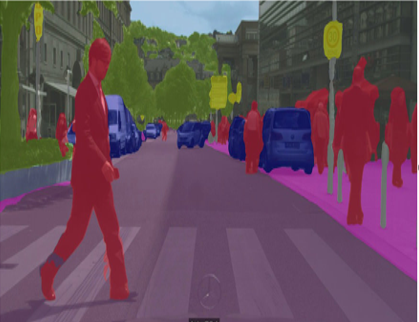
#> input picture CLASE5_PYTHONTEC/imagen.PNG, 419 x 322 px, found by its file name
$ python imagenes.py
#> lines starting #> are read from the running program, lines starting #| are printed output that depends on the picture
import numpy as np
import cv2
#leer o cargar una imagen
#en otro directorio
#img=cv2.imread("C:\\Users\\pdsjo\\Desktop\\imagen2\\imagen.png")
#en mi mismo proyecto o directorio
img=cv2.imread("imagen.png")
#> img is the input picture: shape (322, 419, 3); mean B, G, R 90.8, 77, 102.6
print(type(img))
#| <class 'numpy.ndarray'>
#realizar el cambio de escala de color
grises=cv2.cvtColor(img,cv2.COLOR_RGB2GRAY)
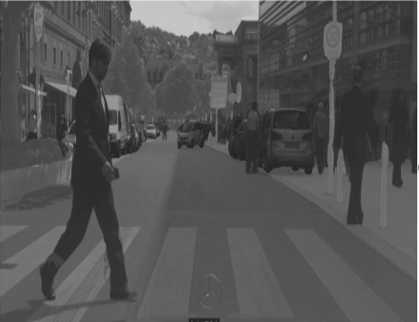
#> grises: shape (322, 419); min 31, max 255, mean 84
#---OPERACIÓN PARA ELEVAR EL BRILLO DE UNA IMAGEN-----
gris2=grises+30
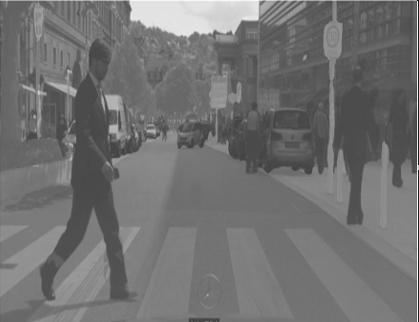
#> gris2: shape (322, 419); min 3, max 252, mean 113.4
#img[:][:][0] accediendo a la capa 0
print("FORMA DE LA IMG: ", np.shape(img))
#| FORMA DE LA IMG:  (322, 419, 3)
print("CANTIDAD DE PIXELES IMAGEN RGB",np.size(img))
#| CANTIDAD DE PIXELES IMAGEN RGB 404754
print("FORMA DE LA IMAGEN GRISES",np.shape(grises))
#| FORMA DE LA IMAGEN GRISES (322, 419)
print("CANTIDAD DE PIXELES IMAGEN GRISES",np.size(grises))
#| CANTIDAD DE PIXELES IMAGEN GRISES 134918
cv2.imshow("IMAGEN EN ESCALA RGB ",img)
cv2.imshow("IMAGEN EN ESCALA GRAY ",grises)
cv2.imshow("IMAGEN EN ESCALA GRAY2 ",gris2)
print(grises)
#> (printed output is left out)
print(gris2)
#> (printed output is left out)
cv2.waitKey(0)
print("FIN DEL PROGRAMA")
cv2.destroyAllWindows()
